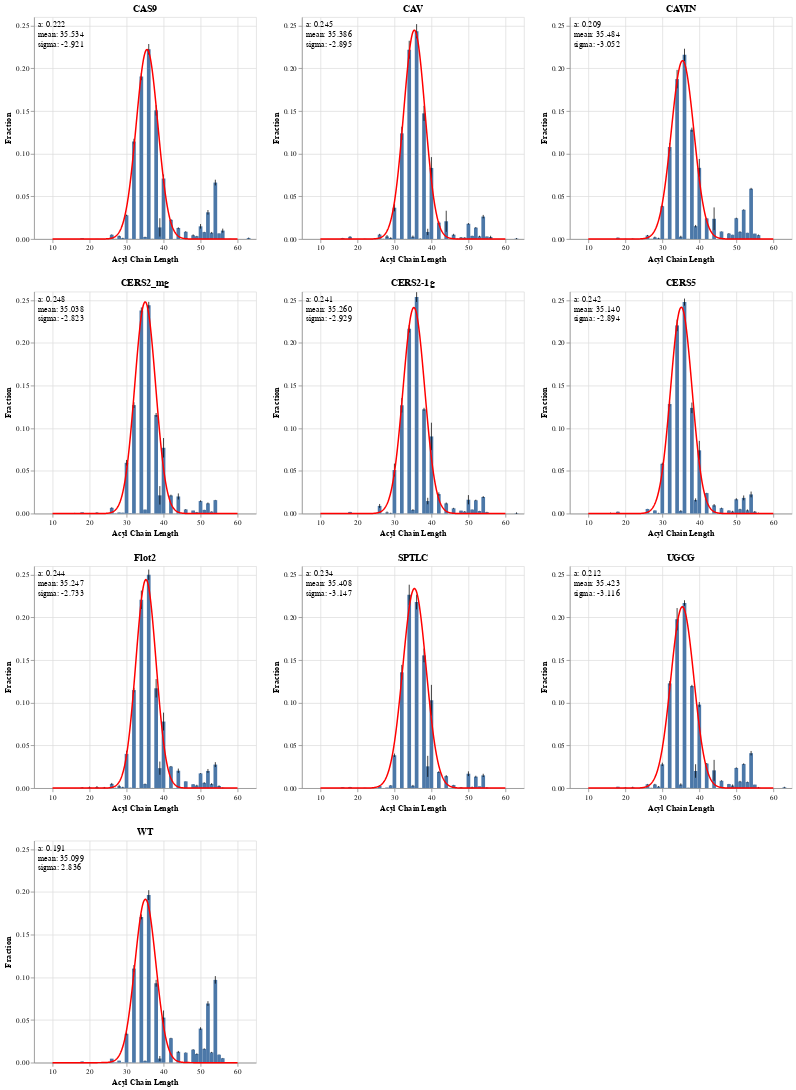

Notebook cell for this chart:
### Code cell
chart_list = []
i = 0
def gaus(x,a,x0,sigma):
        return a*np.exp(-(x-x0)**2/(2*sigma**2))
    
for protein in ptnstd['protein'].unique():
    source = ptnstd[ptnstd['protein'] == protein]
    
    # create error bars
    err = alt.Chart(source).mark_errorbar(extent='stdev').encode(
        x='Acyl Chain Length:Q',
        y='Fraction:Q',
    )
    
    # create histogram
    bar = alt.Chart(source).mark_bar().encode(
        x='Acyl Chain Length:Q',
        y=alt.Y('mean(Fraction):Q').scale(domain=[0,.26]),
    ).properties(title=protein)
    
    # create gaussian
    x = ptns[(ptns['Acyl Chain Length'] % 2 == 0)]['Acyl Chain Length']
    y = ptns[protein].loc[x.index]
    
    # expected vals
    n = sum(y)                         
    mean = sum(x*y)/n                  
    sigma = sum(y*(x-mean)**2)/n 
    
    popt,pcov = curve_fit(gaus,x,y,p0=[1,mean,sigma])
    
    xx = np.linspace(10, 60, 500)
    
    s = pd.DataFrame({'Acyl Chain Length':xx, 'y':gaus(xx, *popt)})
    
    gauss = alt.Chart(s).mark_line(color='red').encode(
        x='Acyl Chain Length:Q',
        y='y:Q'
    )
    
    text = alt.Chart({'values':[{}]}).mark_text(
        align="left", baseline="top"
    ).encode(
        x=alt.value(5),  # pixels from left
        y=alt.value(5),  # pixels from top
        text=alt.value([f"a: {popt[0]:.3f}", f"mean: {popt[1]:.3f}", f"sigma: {popt[2]:.3f}"])
    )
    
    # append to chart list
    chart = bar + err + gauss + text
    
    chart_list.append(chart)
    
    i +=1
    

side_by_side_err = alt.hconcat(*chart_list[:3]) & alt.hconcat(*chart_list[3:6]) & alt.hconcat(*chart_list[6:9]) & chart_list[9]

side_by_side_err

# side_by_side_err2 = alt.hconcat(*chart_list[:4]) & alt.hconcat(*chart_list[4:8]) & alt.hconcat(*chart_list[8:])

# side_by_side_err2

### Figure 1 — Vega-Lite specification as saved in the notebook (floating-point values rounded to 4 significant figures; data arrays with more than 128 entries replaced by an {"elided": "..."} marker saying what was removed)
{"config": {"view": {"continuousWidth": 300, "continuousHeight": 300}}, "vconcat": [{"hconcat": [{"layer": [{"mark": {"type": "bar"}, "encoding": {"x": {"field": "Acyl Chain Length", "type": "quantitative"}, "y": {"aggregate": "mean", "field": "Fraction", "scale": {"domain": [0, 0.26]}, "type": "quantitative"}}, "title": "CAS9"}, {"mark": {"type": "errorbar", "extent": "stdev"}, "encoding": {"x": {"field": "Acyl Chain Length", "type": "quantitative"}, "y": {"field": "Fraction", "type": "quantitative"}}}, {"data": {"name": "data-95959e342d166600b1cf4ebd9bee63d8"}, "mark": {"type": "line", "color": "red"}, "encoding": {"x": {"field": "Acyl Chain Length", "type": "quantitative"}, "y": {"field": "y", "type": "quantitative"}}}, {"data": {"name": "empty"}, "mark": {"type": "text", "align": "left", "baseline": "top"}, "encoding": {"text": {"value": ["a: 0.222", "mean: 35.534", "sigma: -2.921"]}, "x": {"value": 5}, "y": {"value": 5}}}], "data": {"name": "data-0e140cbde06a05112803624adbe51bd8"}}, {"layer": [{"mark": {"type": "bar"}, "encoding": {"x": {"field": "Acyl Chain Length", "type": "quantitative"}, "y": {"aggregate": "mean", "field": "Fraction", "scale": {"domain": [0, 0.26]}, "type": "quantitative"}}, "title": "CAV"}, {"mark": {"type": "errorbar", "extent": "stdev"}, "encoding": {"x": {"field": "Acyl Chain Length", "type": "quantitative"}, "y": {"field": "Fraction", "type": "quantitative"}}}, {"data": {"name": "data-20506d755b3a491d2543f6c65a764b56"}, "mark": {"type": "line", "color": "red"}, "encoding": {"x": {"field": "Acyl Chain Length", "type": "quantitative"}, "y": {"field": "y", "type": "quantitative"}}}, {"data": {"name": "empty"}, "mark": {"type": "text", "align": "left", "baseline": "top"}, "encoding": {"text": {"value": ["a: 0.245", "mean: 35.386", "sigma: -2.895"]}, "x": {"value": 5}, "y": {"value": 5}}}], "data": {"name": "data-cc2bc58d17b0c4a92ab9d878a3e1e896"}}, {"layer": [{"mark": {"type": "bar"}, "encoding": {"x": {"field": "Acyl Chain Length", "type": "quantitative"}, "y": {"aggregate": "mean", "field": "Fraction", "scale": {"domain": [0, 0.26]}, "type": "quantitative"}}, "title": "CAVIN"}, {"mark": {"type": "errorbar", "extent": "stdev"}, "encoding": {"x": {"field": "Acyl Chain Length", "type": "quantitative"}, "y": {"field": "Fraction", "type": "quantitative"}}}, {"data": {"name": "data-9010fc0feae9e3eaad49619bd8bcb579"}, "mark": {"type": "line", "color": "red"}, "encoding": {"x": {"field": "Acyl Chain Length", "type": "quantitative"}, "y": {"field": "y", "type": "quantitative"}}}, {"data": {"name": "empty"}, "mark": {"type": "text", "align": "left", "baseline": "top"}, "encoding": {"text": {"value": ["a: 0.209", "mean: 35.484", "sigma: -3.052"]}, "x": {"value": 5}, "y": {"value": 5}}}], "data": {"name": "data-363cd3c5b3123c69106a1ce587fade77"}}]}, {"hconcat": [{"layer": [{"mark": {"type": "bar"}, "encoding": {"x": {"field": "Acyl Chain Length", "type": "quantitative"}, "y": {"aggregate": "mean", "field": "Fraction", "scale": {"domain": [0, 0.26]}, "type": "quantitative"}}, "title": "CERS2_mg"}, {"mark": {"type": "errorbar", "extent": "stdev"}, "encoding": {"x": {"field": "Acyl Chain Length", "type": "quantitative"}, "y": {"field": "Fraction", "type": "quantitative"}}}, {"data": {"name": "data-064797a5218516d496db4f7ea3787b7c"}, "mark": {"type": "line", "color": "red"}, "encoding": {"x": {"field": "Acyl Chain Length", "type": "quantitative"}, "y": {"field": "y", "type": "quantitative"}}}, {"data": {"name": "empty"}, "mark": {"type": "text", "align": "left", "baseline": "top"}, "encoding": {"text": {"value": ["a: 0.248", "mean: 35.038", "sigma: -2.823"]}, "x": {"value": 5}, "y": {"value": 5}}}], "data": {"name": "data-0ae249bd0a88a3a1af5ce70e6a57c3fc"}}, {"layer": [{"mark": {"type": "bar"}, "encoding": {"x": {"field": "Acyl Chain Length", "type": "quantitative"}, "y": {"aggregate": "mean", "field": "Fraction", "scale": {"domain": [0, 0.26]}, "type": "quantitative"}}, "title": "CERS2-1g"}, {"mark": {"type": "errorbar", "extent": "stdev"}, "encoding": {"x": {"field": "Acyl Chain Length", "type": "quantitative"}, "y": {"field": "Fraction", "type": "quantitative"}}}, {"data": {"name": "data-c79237a93c824399c2463cc580e9bc64"}, "mark": {"type": "line", "color": "red"}, "encoding": {"x": {"field": "Acyl Chain Length", "type": "quantitative"}, "y": {"field": "y", "type": "quantitative"}}}, {"data": {"name": "empty"}, "mark": {"type": "text", "align": "left", "baseline": "top"}, "encoding": {"text": {"value": ["a: 0.241", "mean: 35.260", "sigma: -2.929"]}, "x": {"value": 5}, "y": {"value": 5}}}], "data": {"name": "data-8928244519f60bf3943d783d239680a2"}}, {"layer": [{"mark": {"type": "bar"}, "encoding": {"x": {"field": "Acyl Chain Length", "type": "quantitative"}, "y": {"aggregate": "mean", "field": "Fraction", "scale": {"domain": [0, 0.26]}, "type": "quantitative"}}, "title": "CERS5"}, {"mark": {"type": "errorbar", "extent": "stdev"}, "encoding": {"x": {"field": "Acyl Chain Length", "type": "quantitative"}, "y": {"field": "Fraction", "type": "quantitative"}}}, {"data": {"name": "data-8f0ebc15f718203e26e0ce4e04852181"}, "mark": {"type": "line", "color": "red"}, "encoding": {"x": {"field": "Acyl Chain Length", "type": "quantitative"}, "y": {"field": "y", "type": "quantitative"}}}, {"data": {"name": "empty"}, "mark": {"type": "text", "align": "left", "baseline": "top"}, "encoding": {"text": {"value": ["a: 0.242", "mean: 35.140", "sigma: -2.894"]}, "x": {"value": 5}, "y": {"value": 5}}}], "data": {"name": "data-72a4758ad72767c398cdf6b47f78aa94"}}]}, {"hconcat": [{"layer": [{"mark": {"type": "bar"}, "encoding": {"x": {"field": "Acyl Chain Length", "type": "quantitative"}, "y": {"aggregate": "mean", "field": "Fraction", "scale": {"domain": [0, 0.26]}, "type": "quantitative"}}, "title": "Flot2"}, {"mark": {"type": "errorbar", "extent": "stdev"}, "encoding": {"x": {"field": "Acyl Chain Length", "type": "quantitative"}, "y": {"field": "Fraction", "type": "quantitative"}}}, {"data": {"name": "data-870619445f21272df99433d7ed464487"}, "mark": {"type": "line", "color": "red"}, "encoding": {"x": {"field": "Acyl Chain Length", "type": "quantitative"}, "y": {"field": "y", "type": "quantitative"}}}, {"data": {"name": "empty"}, "mark": {"type": "text", "align": "left", "baseline": "top"}, "encoding": {"text": {"value": ["a: 0.244", "mean: 35.247", "sigma: -2.733"]}, "x": {"value": 5}, "y": {"value": 5}}}], "data": {"name": "data-a5d1b7f51dd2c6bdd86ca65f70bdddbb"}}, {"layer": [{"mark": {"type": "bar"}, "encoding": {"x": {"field": "Acyl Chain Length", "type": "quantitative"}, "y": {"aggregate": "mean", "field": "Fraction", "scale": {"domain": [0, 0.26]}, "type": "quantitative"}}, "title": "SPTLC"}, {"mark": {"type": "errorbar", "extent": "stdev"}, "encoding": {"x": {"field": "Acyl Chain Length", "type": "quantitative"}, "y": {"field": "Fraction", "type": "quantitative"}}}, {"data": {"name": "data-f51dc54c92b9f92e290e8fed2e2074fc"}, "mark": {"type": "line", "color": "red"}, "encoding": {"x": {"field": "Acyl Chain Length", "type": "quantitative"}, "y": {"field": "y", "type": "quantitative"}}}, {"data": {"name": "empty"}, "mark": {"type": "text", "align": "left", "baseline": "top"}, "encoding": {"text": {"value": ["a: 0.234", "mean: 35.408", "sigma: -3.147"]}, "x": {"value": 5}, "y": {"value": 5}}}], "data": {"name": "data-2f628a3bb4d31cdf086f32e3fa17789f"}}, {"layer": [{"mark": {"type": "bar"}, "encoding": {"x": {"field": "Acyl Chain Length", "type": "quantitative"}, "y": {"aggregate": "mean", "field": "Fraction", "scale": {"domain": [0, 0.26]}, "type": "quantitative"}}, "title": "UGCG"}, {"mark": {"type": "errorbar", "extent": "stdev"}, "encoding": {"x": {"field": "Acyl Chain Length", "type": "quantitative"}, "y": {"field": "Fraction", "type": "quantitative"}}}, {"data": {"name": "data-0750d877c8001321642ea1a0da6789e4"}, "mark": {"type": "line", "color": "red"}, "encoding": {"x": {"field": "Acyl Chain Length", "type": "quantitative"}, "y": {"field": "y", "type": "quantitative"}}}, {"data": {"name": "empty"}, "mark": {"type": "text", "align": "left", "baseline": "top"}, "encoding": {"text": {"value": ["a: 0.212", "mean: 35.423", "sigma: -3.116"]}, "x": {"value": 5}, "y": {"value": 5}}}], "data": {"name": "data-667acebbb8b0c4bfe87015bd7fa05579"}}]}, {"layer": [{"mark": {"type": "bar"}, "encoding": {"x": {"field": "Acyl Chain Length", "type": "quantitative"}, "y": {"aggregate": "mean", "field": "Fraction", "scale": {"domain": [0, 0.26]}, "type": "quantitative"}}, "title": "WT"}, {"mark": {"type": "errorbar", "extent": "stdev"}, "encoding": {"x": {"field": "Acyl Chain Length", "type": "quantitative"}, "y": {"field": "Fraction", "type": "quantitative"}}}, {"data": {"name": "data-63167876644c7540ff84cbefe7e7bcc2"}, "mark": {"type": "line", "color": "red"}, "encoding": {"x": {"field": "Acyl Chain Length", "type": "quantitative"}, "y": {"field": "y", "type": "quantitative"}}}, {"data": {"name": "empty"}, "mark": {"type": "text", "align": "left", "baseline": "top"}, "encoding": {"text": {"value": ["a: 0.191", "mean: 35.099", "sigma: 2.836"]}, "x": {"value": 5}, "y": {"value": 5}}}], "data": {"name": "data-038e6707c63ca33725c4cf506216ceb4"}}], "$schema": "https://vega.github.io/schema/vega-lite/v5.16.3.json", "datasets": {"data-0e140cbde06a05112803624adbe51bd8": {"elided": "172 records"}, "data-95959e342d166600b1cf4ebd9bee63d8": {"elided": "500 records"}, "empty": [{}], "data-cc2bc58d17b0c4a92ab9d878a3e1e896": {"elided": "172 records"}, "data-20506d755b3a491d2543f6c65a764b56": {"elided": "500 records"}, "data-363cd3c5b3123c69106a1ce587fade77": {"elided": "172 records"}, "data-9010fc0feae9e3eaad49619bd8bcb579": {"elided": "500 records"}, "data-0ae249bd0a88a3a1af5ce70e6a57c3fc": {"elided": "172 records"}, "data-064797a5218516d496db4f7ea3787b7c": {"elided": "500 records"}, "data-8928244519f60bf3943d783d239680a2": {"elided": "172 records"}, "data-c79237a93c824399c2463cc580e9bc64": {"elided": "500 records"}, "data-72a4758ad72767c398cdf6b47f78aa94": {"elided": "172 records"}, "data-8f0ebc15f718203e26e0ce4e04852181": {"elided": "500 records"}, "data-a5d1b7f51dd2c6bdd86ca65f70bdddbb": {"elided": "172 records"}, "data-870619445f21272df99433d7ed464487": {"elided": "500 records"}, "data-2f628a3bb4d31cdf086f32e3fa17789f": {"elided": "172 records"}, "data-f51dc54c92b9f92e290e8fed2e2074fc": {"elided": "500 records"}, "data-667acebbb8b0c4bfe87015bd7fa05579": {"elided": "172 records"}, "data-0750d877c8001321642ea1a0da6789e4": {"elided": "500 records"}, "data-038e6707c63ca33725c4cf506216ceb4": {"elided": "172 records"}, "data-63167876644c7540ff84cbefe7e7bcc2": {"elided": "500 records"}}}
